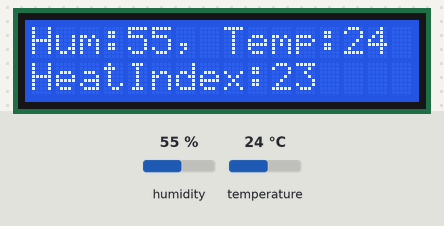
The sketch below on a simulated Arduino Uno, built with avr-gcc and run on an emulated ATmega328P. On the bench: 16×2 character LCD. Wiring (inferred from the names in the program): DHT11 sensor: data pin 2. The test bench sets the inputs (shaded band); at power-on: humidity 55 %, temperature 24 °C. What the sketch prints to the serial monitor is not drawn.

Above: at 1.6 s.
1.7 s: humidity set to 22 %
At 4.2 s:
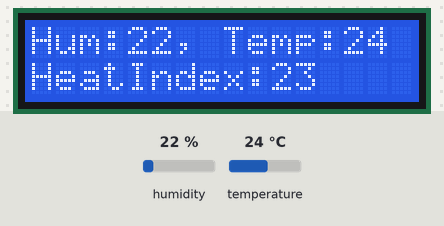
4.6 s: temperature set to 12 °C
At 5.8 s:
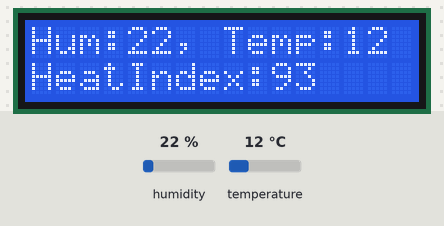
7.5 s: humidity set to 40 %
At 10.1 s:
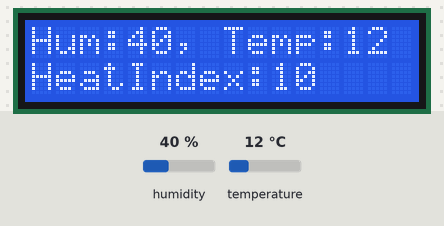
10.7 s: temperature set to 19 °C
At 11.6 s:
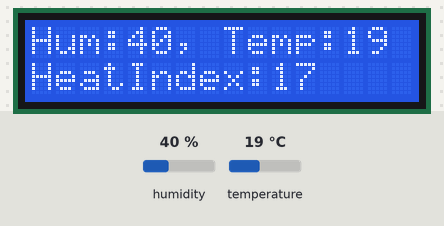
13.6 s: humidity set to 68 %
At 16.0 s:
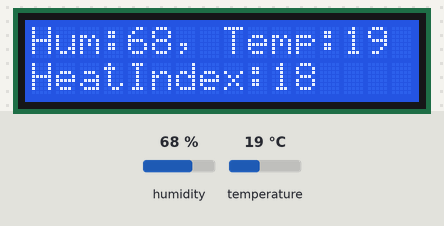
16.8 s: temperature set to 28 °C
At 18.7 s:
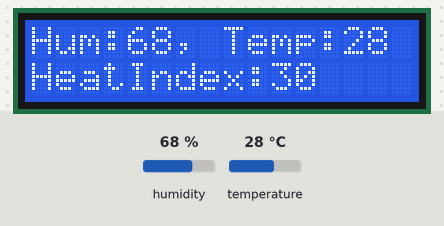
Timing chart, 0 to 20.2 s (numbered marks = the images above; inputs shaded):
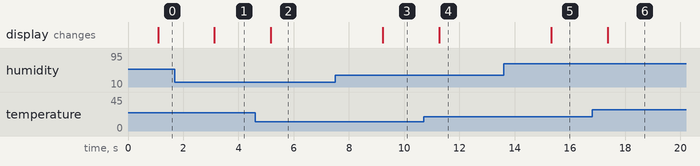

The sketch:

DHTtester.ino
```cpp
#include "DHT.h"
#include <LiquidCrystal.h>

#define DHTPIN 2    //arduino pin connected to DHT11 sensor
const int rs = 3, en = 4, d4 = 5, d5 = 6, d6 = 7, d7 = 8;
LiquidCrystal lcd(rs, en, d4, d5, d6, d7);

#define DHTTYPE DHT11   // DHT 11


DHT dht(DHTPIN, DHTTYPE);

struct sensor_Data
{
  int hum =0 ;
  int temp_in_C  = 0;
  int temp_in_F  = 0;
  int heatIndex_in_C = 0;
  int heatIndex_in_F = 0;
};

sensor_Data sensor_Value;

void get_DHT_Values(void)
{
  sensor_Value.hum = dht.readHumidity();

  sensor_Value.temp_in_C = dht.readTemperature();
  sensor_Value.temp_in_F = dht.readTemperature(true);
  // Check if any reads failed and exit early (to try again).
  if (isnan(sensor_Value.hum) || isnan(sensor_Value.temp_in_C) || isnan(sensor_Value.temp_in_F)) {
    //Serial.println(F("Failed to read from DHT sensor!"));
    return;
  }

  // Compute heat index in Fahrenheit (the default)
  sensor_Value.heatIndex_in_F = dht.computeHeatIndex(sensor_Value.temp_in_F, sensor_Value.hum);

  // Compute heat index in Celsius (isFahreheit = false)
  sensor_Value.heatIndex_in_C = dht.computeHeatIndex(sensor_Value.temp_in_C,sensor_Value.hum, false);

}

void send_Sensor_Values(void)
{
  Serial.write('S');
  Serial.write((uint8_t *)&sensor_Value,sizeof(sensor_Value));
  Serial.write('E');
    return;
}

void showdataReceived()
{
  lcd.setCursor(0, 0);
  lcd.print("Hum:");
  lcd.print(sensor_Value.hum);
  lcd.print(", ");
  lcd.print("Temp:");
  lcd.print(sensor_Value.temp_in_C);

  lcd.setCursor(0, 1);
  lcd.print("HeatIndex:");
  lcd.print(sensor_Value.heatIndex_in_C);

}
void setup() {
  Serial.begin(9600);
  //Serial.println(F("DHTxx test!"));

  lcd.begin(16, 2);
  dht.begin();
}

void loop()
{
  delay(1000);
  //Serial.println("Arduino");
  get_DHT_Values();
//  Serial.print("Size of sensor values: %d",sizeof(sensor_Value));
  showdataReceived();
  send_Sensor_Values();
}
```

DHT.cpp
```cpp
// (licence header left out)
#include "DHT.h"

#define MIN_INTERVAL 2000
#define TIMEOUT -1

DHT::DHT(uint8_t pin, uint8_t type, uint8_t count) {
  _pin = pin;
  _type = type;
  #ifdef __AVR
    _bit = digitalPinToBitMask(pin);
    _port = digitalPinToPort(pin);
  #endif
  _maxcycles = microsecondsToClockCycles(1000);  // 1 millisecond timeout for
                                                 // reading pulses from DHT sensor.
  // Note that count is now ignored as the DHT reading algorithm adjusts itself
  // based on the speed of the processor.
}

void DHT::begin(void) {
  // set up the pins!
  pinMode(_pin, INPUT_PULLUP);
  // Using this value makes sure that millis() - lastreadtime will be
  // >= MIN_INTERVAL right away. Note that this assignment wraps around,
  // but so will the subtraction.
  _lastreadtime = millis() - MIN_INTERVAL;
  DEBUG_PRINT("DHT max clock cycles: "); DEBUG_PRINTLN(_maxcycles, DEC);
}

//boolean S == Scale.  True == Fahrenheit; False == Celcius
float DHT::readTemperature(bool S, bool force) {
  float f = NAN;

  if (read(force)) {
    switch (_type) {
    case DHT11:
    case DHT12:
      f = data[2];
      f += (data[3] & 0x0f) * 0.1;
      if (data[2] & 0x80) {
        f *= -1;
      }
      if(S) {
        f = convertCtoF(f);
      }
      break;
    case DHT22:
    case DHT21:
      f = ((word)(data[2] & 0x7F)) << 8 | data[3];
      f *= 0.1;
      if (data[2] & 0x80) {
        f *= -1;
      }
      if(S) {
        f = convertCtoF(f);
      }
      break;
    }
  }
  return f;
}

float DHT::convertCtoF(float c) {
  return c * 1.8 + 32;
}

float DHT::convertFtoC(float f) {
  return (f - 32) * 0.55555;
}

float DHT::readHumidity(bool force) {
  float f = NAN;
  if (read(force)) {
    switch (_type) {
    case DHT11:
    case DHT12:
      f = data[0] + data[1] * 0.1;
      break;
    case DHT22:
    case DHT21:
      f = ((word)data[0]) << 8 | data[1];
      f *= 0.1;
      break;
    }
  }
  return f;
}

//boolean isFahrenheit: True == Fahrenheit; False == Celcius
float DHT::computeHeatIndex(bool isFahrenheit) {
  float hi = computeHeatIndex(readTemperature(isFahrenheit), readHumidity(),
    isFahrenheit);
  return isFahrenheit ? hi : convertFtoC(hi);
}

//boolean isFahrenheit: True == Fahrenheit; False == Celcius
float DHT::computeHeatIndex(float temperature, float percentHumidity,
  bool isFahrenheit) {
  // Using both Rothfusz and Steadman's equations
  // http://www.wpc.ncep.noaa.gov/html/heatindex_equation.shtml
  float hi;

  if (!isFahrenheit)
    temperature = convertCtoF(temperature);

  hi = 0.5 * (temperature + 61.0 + ((temperature - 68.0) * 1.2) + (percentHumidity * 0.094));

  if (hi > 79) {
    hi = -42.379 +
             2.04901523 * temperature +
            10.14333127 * percentHumidity +
            -0.22475541 * temperature*percentHumidity +
            -0.00683783 * pow(temperature, 2) +
            -0.05481717 * pow(percentHumidity, 2) +
             0.00122874 * pow(temperature, 2) * percentHumidity +
             0.00085282 * temperature*pow(percentHumidity, 2) +
            -0.00000199 * pow(temperature, 2) * pow(percentHumidity, 2);

    if((percentHumidity < 13) && (temperature >= 80.0) && (temperature <= 112.0))
      hi -= ((13.0 - percentHumidity) * 0.25) * sqrt((17.0 - abs(temperature - 95.0)) * 0.05882);

    else if((percentHumidity > 85.0) && (temperature >= 80.0) && (temperature <= 87.0))
      hi += ((percentHumidity - 85.0) * 0.1) * ((87.0 - temperature) * 0.2);
  }

  return isFahrenheit ? hi : convertFtoC(hi);
}

bool DHT::read(bool force) {
  // Check if sensor was read less than two seconds ago and return early
  // to use last reading.
  uint32_t currenttime = millis();
  if (!force && ((currenttime - _lastreadtime) < MIN_INTERVAL)) {
    return _lastresult; // return last correct measurement
  }
  _lastreadtime = currenttime;

  // Reset 40 bits of received data to zero.
  data[0] = data[1] = data[2] = data[3] = data[4] = 0;

  // Send start signal.  See DHT datasheet for full signal diagram:
  //   http://www.adafruit.com/datasheets/Digital%20humidity%20and%20temperature%20sensor%20AM2302.pdf

  // Go into high impedence state to let pull-up raise data line level and
  // start the reading process.
  pinMode(_pin, INPUT_PULLUP);
  delay(1);

  // First set data line low for a period according to sensor type
  pinMode(_pin, OUTPUT);
  digitalWrite(_pin, LOW);
  switch(_type) {
    case DHT22:
    case DHT21:
      delayMicroseconds(1100); // data sheet says "at least 1ms"
      break;
    case DHT11:
    default:
      delay(20); //data sheet says at least 18ms, 20ms just to be safe
      break;
  }

  uint32_t cycles[80];
  {
    // End the start signal by setting data line high for 40 microseconds.
    pinMode(_pin, INPUT_PULLUP);

    // Now start reading the data line to get the value from the DHT sensor.
    delayMicroseconds(40);  // Delay a bit to let sensor pull data line low.

    // Turn off interrupts temporarily because the next sections
    // are timing critical and we don't want any interruptions.
    InterruptLock lock;

    // First expect a low signal for ~80 microseconds followed by a high signal
    // for ~80 microseconds again.
    if (expectPulse(LOW) == TIMEOUT) {
      DEBUG_PRINTLN(F("DHT timeout waiting for start signal low pulse."));
      _lastresult = false;
      return _lastresult;
    }
    if (expectPulse(HIGH) == TIMEOUT) {
      DEBUG_PRINTLN(F("DHT timeout waiting for start signal high pulse."));
      _lastresult = false;
      return _lastresult;
    }

    // Now read the 40 bits sent by the sensor.  Each bit is sent as a 50
    // microsecond low pulse followed by a variable length high pulse.  If the
    // high pulse is ~28 microseconds then it's a 0 and if it's ~70 microseconds
    // then it's a 1.  We measure the cycle count of the initial 50us low pulse
    // and use that to compare to the cycle count of the high pulse to determine
    // if the bit is a 0 (high state cycle count < low state cycle count), or a
    // 1 (high state cycle count > low state cycle count). Note that for speed all
    // the pulses are read into a array and then examined in a later step.
    for (int i=0; i<80; i+=2) {
      cycles[i]   = expectPulse(LOW);
      cycles[i+1] = expectPulse(HIGH);
    }
  } // Timing critical code is now complete.

  // Inspect pulses and determine which ones are 0 (high state cycle count < low
  // state cycle count), or 1 (high state cycle count > low state cycle count).
  for (int i=0; i<40; ++i) {
    uint32_t lowCycles  = cycles[2*i];
    uint32_t highCycles = cycles[2*i+1];
    if ((lowCycles == TIMEOUT) || (highCycles == TIMEOUT)) {
      DEBUG_PRINTLN(F("DHT timeout waiting for pulse."));
      _lastresult = false;
      return _lastresult;
    }
    data[i/8] <<= 1;
    // Now compare the low and high cycle times to see if the bit is a 0 or 1.
    if (highCycles > lowCycles) {
      // High cycles are greater than 50us low cycle count, must be a 1.
      data[i/8] |= 1;
    }
    // Else high cycles are less than (or equal to, a weird case) the 50us low
    // cycle count so this must be a zero.  Nothing needs to be changed in the
    // stored data.
  }

  DEBUG_PRINTLN(F("Received from DHT:"));
  DEBUG_PRINT(data[0], HEX); DEBUG_PRINT(F(", "));
  DEBUG_PRINT(data[1], HEX); DEBUG_PRINT(F(", "));
  DEBUG_PRINT(data[2], HEX); DEBUG_PRINT(F(", "));
  DEBUG_PRINT(data[3], HEX); DEBUG_PRINT(F(", "));
  DEBUG_PRINT(data[4], HEX); DEBUG_PRINT(F(" =? "));
  DEBUG_PRINTLN((data[0] + data[1] + data[2] + data[3]) & 0xFF, HEX);

  // Check we read 40 bits and that the checksum matches.
  if (data[4] == ((data[0] + data[1] + data[2] + data[3]) & 0xFF)) {
    _lastresult = true;
    return _lastresult;
  }
  else {
    DEBUG_PRINTLN(F("DHT checksum failure!"));
    _lastresult = false;
    return _lastresult;
  }
}

// Expect the signal line to be at the specified level for a period of time and
// return a count of loop cycles spent at that level (this cycle count can be
// used to compare the relative time of two pulses).  If more than a millisecond
// ellapses without the level changing then the call fails with a 0 response.
// This is adapted from Arduino's pulseInLong function (which is only available
// in the very latest IDE versions):
//   https://github.com/arduino/Arduino/blob/master/hardware/arduino/avr/cores/arduino/wiring_pulse.c
uint32_t DHT::expectPulse(bool level) {
#if (F_CPU > 16000000L)
  uint32_t count = 0;
#else
  uint16_t count = 0; // To work fast enough on slower AVR boards
#endif
  // On AVR platforms use direct GPIO port access as it's much faster and better
  // for catching pulses that are 10's of microseconds in length:
  #ifdef __AVR
    uint8_t portState = level ? _bit : 0;
    while ((*portInputRegister(_port) & _bit) == portState) {
      if (count++ >= _maxcycles) {
        return TIMEOUT; // Exceeded timeout, fail.
      }
    }
  // Otherwise fall back to using digitalRead (this seems to be necessary on ESP8266
  // right now, perhaps bugs in direct port access functions?).
  #else
    while (digitalRead(_pin) == level) {
      if (count++ >= _maxcycles) {
        return TIMEOUT; // Exceeded timeout, fail.
      }
    }
  #endif

  return count;
}
```

DHT.h
```cpp
// (licence header left out)
#ifndef DHT_H
#define DHT_H

#if ARDUINO >= 100
 #include "Arduino.h"
#else
 #include "WProgram.h"
#endif


// Uncomment to enable printing out nice debug messages.
//#define DHT_DEBUG

// Define where debug output will be printed.
#define DEBUG_PRINTER Serial

// Setup debug printing macros.
#ifdef DHT_DEBUG
  #define DEBUG_PRINT(...) { DEBUG_PRINTER.print(__VA_ARGS__); }
  #define DEBUG_PRINTLN(...) { DEBUG_PRINTER.println(__VA_ARGS__); }
#else
  #define DEBUG_PRINT(...) {}
  #define DEBUG_PRINTLN(...) {}
#endif

// Define types of sensors.
#define DHT11 11
#define DHT12 12
#define DHT22 22
#define DHT21 21
#define AM2301 21


class DHT {
  public:
   DHT(uint8_t pin, uint8_t type, uint8_t count=6);
   void begin(void);
   float readTemperature(bool S=false, bool force=false);
   float convertCtoF(float);
   float convertFtoC(float);
   float computeHeatIndex(bool isFahrenheit=true);
   float computeHeatIndex(float temperature, float percentHumidity, bool isFahrenheit=true);
   float readHumidity(bool force=false);
   bool read(bool force=false);

 private:
  uint8_t data[5];
  uint8_t _pin, _type;
  #ifdef __AVR
    // Use direct GPIO access on an 8-bit AVR so keep track of the port and bitmask
    // for the digital pin connected to the DHT.  Other platforms will use digitalRead.
    uint8_t _bit, _port;
  #endif
  uint32_t _lastreadtime, _maxcycles;
  bool _lastresult;

  uint32_t expectPulse(bool level);

};

class InterruptLock {
  public:
   InterruptLock() {
#if !defined(ARDUINO_ARCH_NRF52)
    noInterrupts();
#endif
   }
   ~InterruptLock() {
#if !defined(ARDUINO_ARCH_NRF52)
    interrupts();
#endif
   }

};

#endif
```

Measured:
- after the input at 1.7 s, the display: changes after 1.4 s (image 1)
- after the input at 4.6 s, the display: changes after 0.56 s (image 2)
- after the input at 7.5 s, the display: changes after 1.7 s (image 3)
- after the input at 10.7 s, the display: changes after 0.56 s (image 4)
- after the input at 13.6 s, the display: changes after 1.7 s (image 5)
- after the input at 16.8 s, the display: changes after 0.56 s (image 6)
